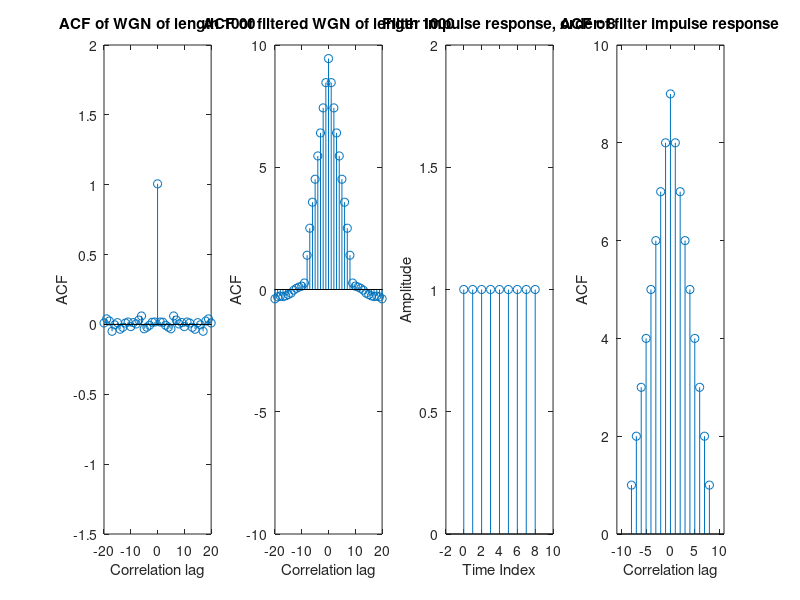
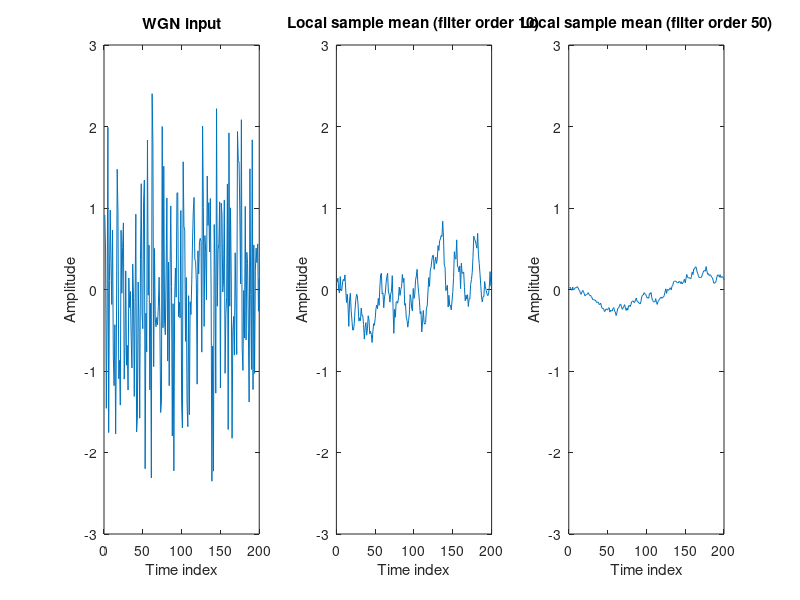

The MATLAB script that drew these images, in order:
N=1000;                                 %sample number
x = randn(N,1);                         %WGN
q = 8;                                  %MA Filter order

b=ones((q+1),1);                        %filter coefficients
a=[1];

subplot(1,4,1)
[ACF_x, lags] = xcorr(x,'unbiased');    %unbiased autocorrelation estimate
stem(lags,ACF_x);
title(['ACF of WGN of length ', num2str(N)])
xlabel('Correlation lag')
ylabel('ACF')
xlim([-20,20]);


subplot(1,4,2)
y=filter(b,a,x);                        %MA filter
[ACF_y, lags] = xcorr(y,'unbiased');    %unbiased autocorrelation estimate
stem(lags,ACF_y);
title(['ACF of filtered WGN of length ', num2str(N)])
xlabel('Correlation lag')
ylabel('ACF')
xlim([-20,20]);


subplot(1,4,3)
stem([0:q],b);
title(['Filter impulse response, order: ', num2str(q)])
xlabel('Time Index')
ylabel('Amplitude')
axis([-2, 10, 0, 2])


subplot(1,4,4)
[ACF_f, lags] = xcorr(b);   %ACF of (the finite) impulse response of filter
stem(lags,ACF_f);
title('ACF of filter impulse response')
xlabel('Correlation lag')
ylabel('ACF')
xlim([-11, 11])



%MA filter to compute local sample mean
figure(2)

subplot(1,3,1);
plot(x);
title('WGN input')
xlabel('Time index')
ylabel('Amplitude')
axis([0, 200, -3, 3])

%filter order 10
subplot(1,3,2);
y1=filter([(ones((11),1)./10)],[1],x);
plot(y1)
title('Local sample mean (filter order 10)')
xlabel('Time index')
ylabel('Amplitude')
axis([0, 200, -3, 3])

%filter order 50
subplot(1,3,3);
y2=filter([(ones((51),1)./50)],[1],x);
plot(y2)
title('Local sample mean (filter order 50)')
xlabel('Time index')
ylabel('Amplitude')
axis([0, 200, -3, 3])
